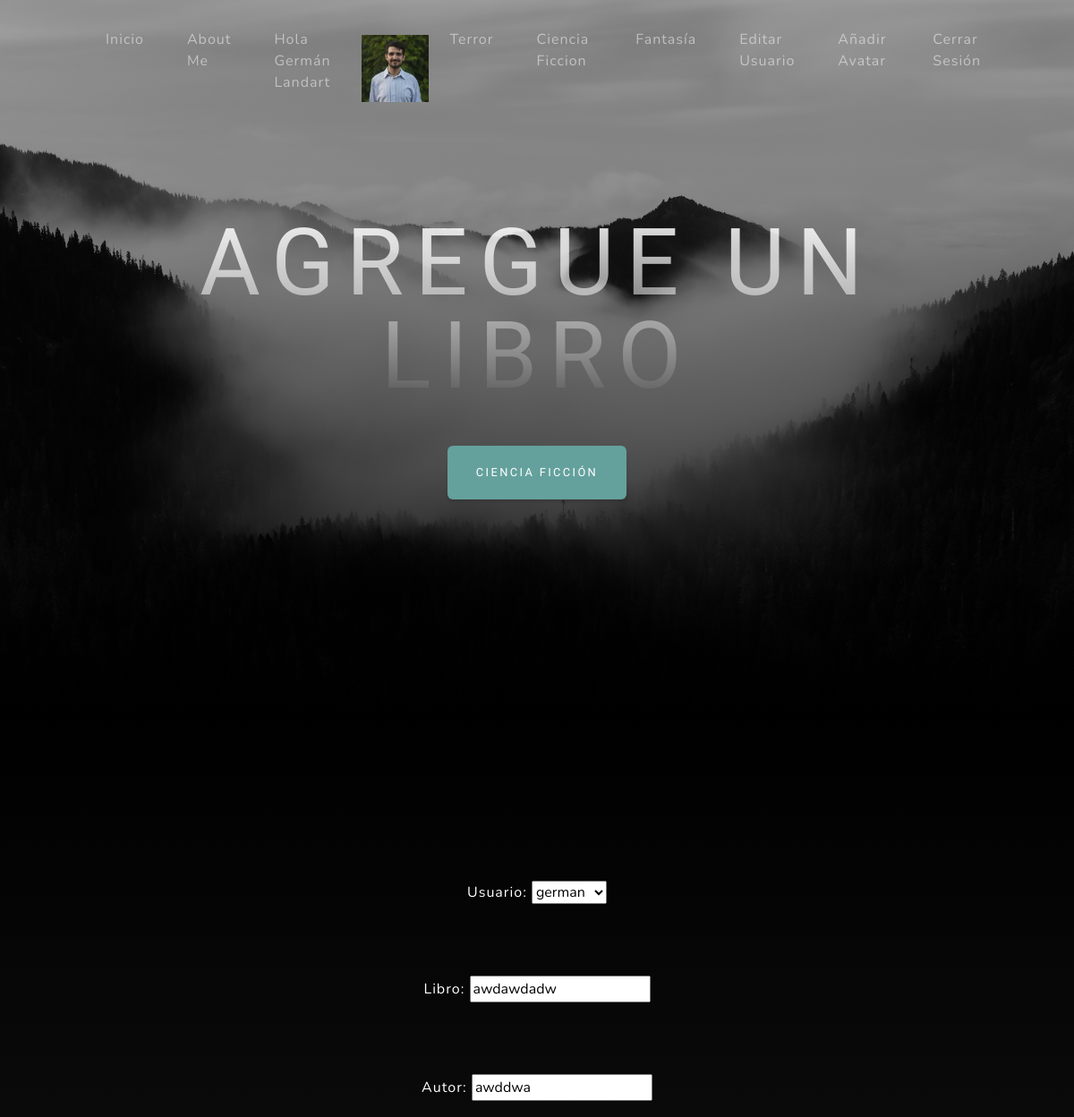
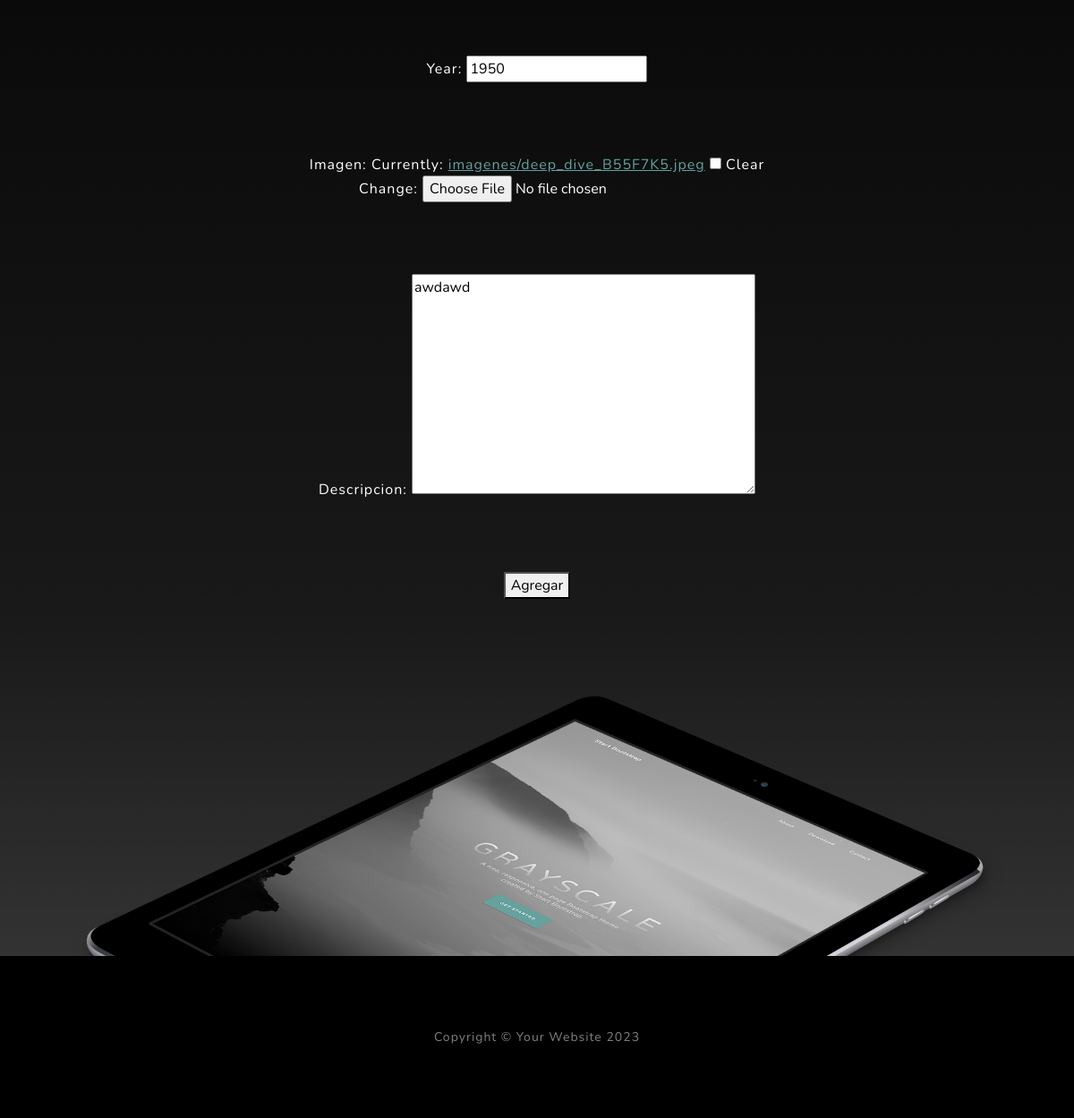
The app's page /AppCoder/cienciaficcion/editar/2 (signed in) with its own data (2 pictures, top to bottom).
### AppCoder/models.py (models this page shows, shortened)
class Avatar(models.Model):
    usuario = models.ForeignKey(User, on_delete=models.CASCADE)
    imagen = models.ImageField(upload_to="avatares", null=True, blank=True)

class CienciaFiccion(models.Model):
    libro = models.CharField(max_length=60)
    autor = models.CharField(max_length=60)
    year = models.IntegerField(null=True, blank=True)
    imagen = models.ImageField(null=True, blank=True, upload_to= "imagenes" )
    descripcion = models.TextField(null=True, blank=True)
    usuario = models.ForeignKey(User, on_delete=models.CASCADE, null=True, blank=True)

### AppCoder/views.py (the view)
# urls.py: path("cienciaficcion/editar/<int:pk>", ActualizarCienciaFiccion.as_view(), name="CienciaFiccionActualizar"),
class ActualizarCienciaFiccion(LoginRequiredMixin, UpdateView):
    model = CienciaFiccion
    success_url = "/AppCoder/cienciaficcion/list"
    fields = ["usuario","libro", "autor", "year", "imagen", "descripcion"]

### AppCoder/templates/AppCoder/cienciaficcion_form.html (shortened to what this page needs)
{% extends "AppCoder/padre.html" %}
{% block titulo %}
AGREGUE UN LIBRO
{% endblock %}
{% block titulo2 %}
CIENCIA FICCIÓN
{% endblock %}
{% block form %}
<form method="POST" enctype="multipart/form-data">
    {{ form.as_p }}
    <button type="submit">Agregar</button>
</form>
<br>
{% endblock  %}

### AppCoder/templates/AppCoder/padre.html (shortened to what this page needs)
<!DOCTYPE html>
<html lang="en">
    <head>
        {% load static %}
        <link href="{% static 'AppCoder/css/styles.css' %}" rel="stylesheet" />
    </head>
    <body id="page-top">
        <nav class="navbar navbar-expand-lg navbar-light fixed-top" id="mainNav">
            <div class="container px-4 px-lg-5">
                <div class="collapse navbar-collapse" id="navbarResponsive">
                    <ul class="navbar-nav ms-auto">
                        <li class="nav-item"><a class="nav-link" href="{% url 'Inicio' %}">Inicio</a></li>
                        <li class="nav-item"><a class="nav-link" href="{% url 'About' %}">About Me</a></li>
                        {% if request.user.is_authenticated %}
                        <li class="nav-item" style="display: flex; align-items: center;">
                        <p class="nav-link" style="color: rgba(255, 255, 255, 0.5);">Hola {{user.first_name}} {{user.last_name}}</p>
                        {% with user.avatar_set.first as miAvatar %}
                        {% if miAvatar  %}
                        <img src="{{miAvatar.imagen.url}}" alt="No encontró la imagen" width="75" height="75">
                        {% endif %}
                        {% endwith %}
                        <li class="nav-item"><a class="nav-link" href="{% url 'TerrorLeer' %}">Terror</a></li>
                        <li class="nav-item"><a class="nav-link" href="{% url 'CienciaFiccionLeer' %}">Ciencia Ficcion</a></li>
                        <li class="nav-item"><a class="nav-link" href="{% url 'FantasiaLeer' %}">Fantasía</a></li>
                        <li class="nav-item"><a class="nav-link" href="{% url 'EditarUsuario' %}">Editar Usuario</a></li>
                        <li class="nav-item"><a class="nav-link" href="{% url 'Avatar' %}">Añadir Avatar</a></li>
                        <li class="nav-item"><a class="nav-link" href="{% url 'Logout' %}">Cerrar Sesión</a></li>
                        {% else %}
                        <li class="nav-item"><a class="nav-link" href="{% url 'SignUp' %}">Registrarse</a></li>
                        <li class="nav-item"><a class="nav-link" href="{% url 'Login' %}">Iniciar Sesión</a></li>
                        {% endif %}
                    </ul>
                </div>
            </div>
        </nav>
        <header class="masthead">
            <div class="container px-4 px-lg-5 d-flex h-100 align-items-center justify-content-center">
                <div class="d-flex justify-content-center">
                    <div class="text-center">
                        <h1 class="mx-auto my-0 text-uppercase">
                        {% block titulo %}
                        {% endblock %}
                        </h1>
                        <a class="btn btn-primary" href="#bajar">
                            {% block titulo2 %}
                            {% endblock %}
                        </a>
                    </div>
                </div>
            </div>
        </header>
        <section class="about-section text-center" id="bajar">
            <div class="container px-4 px-lg-5">
                <div class="row gx-4 gx-lg-5 justify-content-center">
                    <div class="col-lg-8">
                        <font color="white"font>
                        {% block form %}
                        {% endblock %}
                    </div>
                </div>
                <img class="img-fluid" src="{% static 'AppCoder/assets/img/ipad.png' %}" alt="..." />
            </div>
        </section>
        <footer class="footer bg-black small text-center text-white-50"><div class="container px-4 px-lg-5">Copyright &copy; Your Website 2023</div></footer>
    </body>
</html>

### records on screen
Avatar: imagen (picture)
CienciaFiccion: usuario "german", libro "awdawdadw", autor "awddwa", year "1950", descripcion "awdawd"

### other values on screen
{{ user.first_name }} "Germán"
{{ user.last_name }} "Landart"
